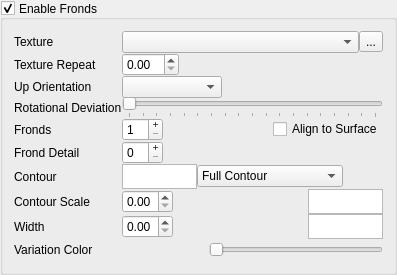
             <widget class="QGroupBox" name="check_EnableFronds">
              <property name="toolTip">
               <string>&lt;html&gt;&lt;head/&gt;&lt;body&gt;&lt;p&gt;If checked fronds will be generated along the branch. Fronds can be used to represent single leaves or entire leafcards. The latter make it easy to add lots of detail to a tree with as few polygons as possible, as all the detail is in the texture.&lt;/p&gt;&lt;/body&gt;&lt;/html&gt;</string>
              </property>
              <property name="title">
               <string>Enable Fronds</string>
              </property>
              <property name="alignment">
               <set>Qt::AlignLeading|Qt::AlignLeft|Qt::AlignVCenter</set>
              </property>
              <property name="flat">
               <bool>true</bool>
              </property>
              <property name="checkable">
               <bool>true</bool>
              </property>
              <layout class="QVBoxLayout" name="verticalLayout_15">
               <item>
                <widget class="QWidget" name="widgetFrondContent" native="true">
                 <layout class="QVBoxLayout" name="verticalLayout_12">
                  <property name="spacing">
                   <number>0</number>
                  </property>
                  <property name="margin">
                   <number>0</number>
                  </property>
                  <item>
                   <layout class="QGridLayout" name="gridLayout_13">
                    <item row="3" column="0">
                     <widget class="QLabel" name="label_50">
                      <property name="toolTip">
                       <string>How much each frond may deviate from its designated rotation around the branch.</string>
                      </property>
                      <property name="text">
                       <string>Rotational Deviation</string>
                      </property>
                     </widget>
                    </item>
                    <item row="2" column="0">
                     <widget class="QLabel" name="label_49">
                      <property name="toolTip">
                       <string>&lt;html&gt;&lt;head/&gt;&lt;body&gt;&lt;p&gt;Defines into which direction the fronds will be oriented.&lt;/p&gt;&lt;p&gt;Up: The fronds will always point upwards (if possible).&lt;/p&gt;&lt;p&gt;AlongBranch: If a branch has a parent branch, the fronds will orient into the grow direction of the parent branch.&lt;/p&gt;&lt;p&gt;OrthogonalToBranch: Same as AlongBranch, just rotated by 90 degree.&lt;/p&gt;&lt;p&gt;NOTE: Manually painted branches have a fixed up direction, that is defined by the painting plane they were created in.&lt;/p&gt;&lt;/body&gt;&lt;/html&gt;</string>
                      </property>
                      <property name="text">
                       <string>Up Orientation</string>
                      </property>
                     </widget>
                    </item>
                    <item row="2" column="1">
                     <layout class="QHBoxLayout" name="horizontalLayout">
                      <item>
                       <widget class="QComboBox" name="combo_FrondOrientation">
                        <property name="minimumSize">
                         <size>
                          <width>100</width>
                          <height>0</height>
                         </size>
                        </property>
                        <property name="toolTip">
                         <string>&lt;html&gt;&lt;head/&gt;&lt;body&gt;&lt;p&gt;Defines into which direction the fronds will be oriented.&lt;/p&gt;&lt;p&gt;Up: The fronds will always point upwards (if possible).&lt;/p&gt;&lt;p&gt;AlongBranch: If a branch has a parent branch, the fronds will orient into the grow direction of the parent branch.&lt;/p&gt;&lt;p&gt;OrthogonalToBranch: Same as AlongBranch, just rotated by 90 degree.&lt;/p&gt;&lt;p&gt;NOTE: Manually painted branches have a fixed up direction, that is defined by the painting plane they were created in.&lt;/p&gt;&lt;/body&gt;&lt;/html&gt;</string>
                        </property>
                       </widget>
                      </item>
                      <item>
                       <spacer name="horizontalSpacer_14">
                        <property name="orientation">
                         <enum>Qt::Horizontal</enum>
                        </property>
                        <property name="sizeHint" stdset="0">
                         <size>
                          <width>40</width>
                          <height>20</height>
                         </size>
                        </property>
                       </spacer>
                      </item>
                     </layout>
                    </item>
                    <item row="9" column="0">
                     <widget class="QLabel" name="label_59">
                      <property name="toolTip">
                       <string>How wide the frond will be. The slider allows to set a general width. The curve allows to specify the width factor along the branch. Both will be multiplied to determine the width at a specific point along the branch.</string>
                      </property>
                      <property name="text">
                       <string>Width</string>
                      </property>
                     </widget>
                    </item>
                    <item row="4" column="1">
                     <layout class="QHBoxLayout" name="horizontalLayout_11">
                      <item>
                       <widget class="QSpinBox" name="spin_Fronds">
                        <property name="toolTip">
                         <string>&lt;html&gt;&lt;head/&gt;&lt;body&gt;&lt;p&gt;How many fronds around the branch will be spawned. &lt;/p&gt;&lt;p&gt;For leaves usually one frond is enough. &lt;/p&gt;&lt;p&gt;For other details 2 or 3 fronds might be useful. &lt;/p&gt;&lt;p&gt;For a cactus one might want to use 8 or more fronds to represent the spikes.&lt;/p&gt;&lt;/body&gt;&lt;/html&gt;</string>
                        </property>
                        <property name="buttonSymbols">
                         <enum>QAbstractSpinBox::PlusMinus</enum>
                        </property>
                        <property name="minimum">
                         <number>1</number>
                        </property>
                        <property name="maximum">
                         <number>16</number>
                        </property>
                       </widget>
                      </item>
                      <item>
                       <spacer name="horizontalSpacer_7">
                        <property name="orientation">
                         <enum>Qt::Horizontal</enum>
                        </property>
                        <property name="sizeHint" stdset="0">
                         <size>
                          <width>40</width>
                          <height>20</height>
                         </size>
                        </property>
                       </spacer>
                      </item>
                      <item>
                       <widget class="QCheckBox" name="checkAlignFronds">
                        <property name="text">
                         <string>Align to Surface</string>
                        </property>
                       </widget>
                      </item>
                     </layout>
                    </item>
                    <item row="4" column="0">
                     <widget class="QLabel" name="label_58">
                      <property name="toolTip">
                       <string>&lt;html&gt;&lt;head/&gt;&lt;body&gt;&lt;p&gt;How many fronds around the branch will be spawned. &lt;/p&gt;&lt;p&gt;For leaves usually one frond is enough. &lt;/p&gt;&lt;p&gt;For other details 2 or 3 fronds might be useful. &lt;/p&gt;&lt;p&gt;For a cactus one might want to use 8 or more fronds to represent the spikes.&lt;/p&gt;&lt;/body&gt;&lt;/html&gt;</string>
                      </property>
                      <property name="text">
                       <string>Fronds</string>
                      </property>
                     </widget>
                    </item>
                    <item row="7" column="0">
                     <widget class="QLabel" name="label_55">
                      <property name="toolTip">
                       <string>&lt;html&gt;&lt;head/&gt;&lt;body&gt;&lt;p&gt;The contour describes the cross-section shape of the frond. The curve allows to paint this cross-section in detail.&lt;/p&gt;&lt;/body&gt;&lt;/html&gt;</string>
                      </property>
                      <property name="text">
                       <string>Contour</string>
                      </property>
                     </widget>
                    </item>
                    <item row="0" column="0">
                     <widget class="QLabel" name="label_61">
                      <property name="toolTip">
                       <string>The diffuse texture to be used by the fronds.</string>
                      </property>
                      <property name="text">
                       <string>Texture</string>
                      </property>
                     </widget>
                    </item>
                    <item row="9" column="1">
                     <layout class="QHBoxLayout" name="horizontalLayout_20">
                      <item>
                       <widget class="QDoubleSpinBox" name="SpinFrondWidth">
                        <property name="maximum">
                         <double>9.990000000000000</double>
                        </property>
                        <property name="singleStep">
                         <double>0.010000000000000</double>
                        </property>
                       </widget>
                      </item>
                      <item>
                       <spacer name="horizontalSpacer_55">
                        <property name="orientation">
                         <enum>Qt::Horizontal</enum>
                        </property>
                        <property name="sizeHint" stdset="0">
                         <size>
                          <width>40</width>
                          <height>20</height>
                         </size>
                        </property>
                       </spacer>
                      </item>
                      <item>
                       <widget class="qtCurveProperty" name="curve_FrondWidth">
                        <property name="maximumSize">
                         <size>
                          <width>75</width>
                          <height>25</height>
                         </size>
                        </property>
                        <property name="acceptDrops">
                         <bool>false</bool>
                        </property>
                        <property name="toolTip">
                         <string>How wide the frond will be. The slider allows to set a general width. The curve allows to specify the width factor along the branch. Both will be multiplied to determine the width at a specific point along the branch.</string>
                        </property>
                       </widget>
                      </item>
                     </layout>
                    </item>
                    <item row="10" column="0">
                     <widget class="QLabel" name="label_89">
                      <property name="toolTip">
                       <string>&lt;html&gt;&lt;head/&gt;&lt;body&gt;&lt;p&gt;The Variation Color is a color that the fronds may use instead of the diffuse color of their texture. Each frond has a random value how much it uses the texture color or the Variation Color. Thus each frond will look slightly different.&lt;/p&gt;&lt;p&gt;The Variation Color can be used to create brighter or darker variations of a leaf by selecting white or black.&lt;/p&gt;&lt;p&gt;By selecting roughly the color that the diffuse texture uses (e.g. green) slight variations of that color can be generated.&lt;/p&gt;&lt;p&gt;By selecting an entirely different color (e.g. red, when the diffuse texture is green) one can generate trees that look as if they are about to change their color (ie. for autumn).&lt;/p&gt;&lt;p&gt;&lt;br/&gt;The Variation Color is NOT meant to entirely change the trees color. Modify the texture instead for such changes.&lt;/p&gt;&lt;/body&gt;&lt;/html&gt;</string>
                      </property>
                      <property name="text">
                       <string>Variation Color</string>
                      </property>
                     </widget>
                    </item>
                    <item row="10" column="1">
                     <layout class="QHBoxLayout" name="horizontalLayout_61">
                      <item>
                       <widget class="QPushButton" name="button_FrondColor">
                        <property name="sizePolicy">
                         <sizepolicy hsizetype="Expanding" vsizetype="Fixed">
                          <horstretch>1</horstretch>
                          <verstretch>0</verstretch>
                         </sizepolicy>
                        </property>
                        <property name="toolTip">
                         <string>&lt;html&gt;&lt;head/&gt;&lt;body&gt;&lt;p&gt;The Variation Color is a color that the fronds may use instead of the diffuse color of their texture. Each frond has a random value how much it uses the texture color or the Variation Color. Thus each frond will look slightly different.&lt;/p&gt;&lt;p&gt;The Variation Color can be used to create brighter or darker variations of a leaf by selecting white or black.&lt;/p&gt;&lt;p&gt;By selecting roughly the color that the diffuse texture uses (e.g. green) slight variations of that color can be generated.&lt;/p&gt;&lt;p&gt;By selecting an entirely different color (e.g. red, when the diffuse texture is green) one can generate trees that look as if they are about to change their color (ie. for autumn).&lt;/p&gt;&lt;p&gt;&lt;br/&gt;The Variation Color is NOT meant to entirely change the trees color. Modify the texture instead for such changes.&lt;/p&gt;&lt;/body&gt;&lt;/html&gt;</string>
                        </property>
                        <property name="text">
                         <string/>
                        </property>
                        <property name="flat">
                         <bool>true</bool>
                        </property>
                       </widget>
                      </item>
                      <item>
                       <widget class="QSlider" name="sliderFrondAlpha">
                        <property name="sizePolicy">
                         <sizepolicy hsizetype="Expanding" vsizetype="Fixed">
                          <horstretch>2</horstretch>
                          <verstretch>0</verstretch>
                         </sizepolicy>
                        </property>
                        <property name="maximumSize">
                         <size>
                          <width>16777215</width>
                          <height>16777215</height>
                         </size>
                        </property>
                        <property name="maximum">
                         <number>255</number>
                        </property>
                        <property name="orientation">
                         <enum>Qt::Horizontal</enum>
                        </property>
                       </widget>
                      </item>
                     </layout>
                    </item>
                    <item row="0" column="1">
                     <layout class="QHBoxLayout" name="horizontalLayout_18">
                      <item>
                       <widget class="QComboBox" name="ComboFrondTexture">
                        <property name="insertPolicy">
                         <enum>QComboBox::InsertAtBottom</enum>
                        </property>
                       </widget>
                      </item>
                      <item>
                       <widget class="QToolButton" name="tb_SelectFrondTexture">
                        <property name="toolTip">
                         <string>Select the diffuse texture.</string>
                        </property>
                        <property name="text">
                         <string>...</string>
                        </property>
                       </widget>
                      </item>
                     </layout>
                    </item>
                    <item row="7" column="1">
                     <layout class="QHBoxLayout" name="horizontalLayout_22">
                      <item>
                       <widget class="qtCurveProperty" name="curve_FrondContour">
                        <property name="maximumSize">
                         <size>
                          <width>75</width>
                          <height>25</height>
                         </size>
                        </property>
                        <property name="acceptDrops">
                         <bool>false</bool>
                        </property>
                        <property name="toolTip">
                         <string>&lt;html&gt;&lt;head/&gt;&lt;body&gt;&lt;p&gt;The contour describes the cross-section shape of the frond. The curve allows to paint this cross-section in detail.&lt;/p&gt;&lt;/body&gt;&lt;/html&gt;</string>
                        </property>
                       </widget>
                      </item>
                      <item>
                       <widget class="QComboBox" name="combo_FrondContourMode">
                        <property name="toolTip">
                         <string>&lt;html&gt;&lt;head/&gt;&lt;body&gt;&lt;p&gt;&amp;quot;Full Contour&amp;quot; means the contour-curve describes the complete cross-section. &lt;/p&gt;&lt;p&gt;&amp;quot;Mirrored&amp;quot; means the curve only describes half the contour (on one side of the branch), on the other side the mirrored shape is used. &lt;/p&gt;&lt;p&gt;&amp;quot;Mirrored inverted&amp;quot; is similar to &amp;quot;Mirrored&amp;quot; but the contour will also be flipped.&lt;/p&gt;&lt;/body&gt;&lt;/html&gt;</string>
                        </property>
                        <item>
                         <property name="text">
                          <string extracomment="The contour curve describes the entire frond shape.">Full Contour</string>
                         </property>
                        </item>
                        <item>
                         <property name="text">
                          <string extracomment="The contour curve describes half the frond shape. The other half is mirrored.">Mirrored</string>
                         </property>
                        </item>
                        <item>
                         <property name="text">
                          <string extracomment="The contour curve describes the half frond shape. The other half is mirrored and inverted.">Mirrored and Inverted</string>
                         </property>
                        </item>
                       </widget>
                      </item>
                      <item>
                       <spacer name="horizontalSpacer_17">
                        <property name="orientation">
                         <enum>Qt::Horizontal</enum>
                        </property>
                        <property name="sizeHint" stdset="0">
                         <size>
                          <width>40</width>
                          <height>20</height>
                         </size>
                        </property>
                       </spacer>
                      </item>
                     </layout>
                    </item>
                    <item row="8" column="0">
                     <widget class="QLabel" name="label_60">
                      <property name="toolTip">
                       <string>How prominent the contour will be. The slider allows to set the general scale of the contour, the curve allows to modify it along the branch. Both values are multiplied to determine the contour scale at a specifc point along the branch.</string>
                      </property>
                      <property name="text">
                       <string>Contour Scale</string>
                      </property>
                     </widget>
                    </item>
                    <item row="8" column="1">
                     <layout class="QHBoxLayout" name="horizontalLayout_21">
                      <item>
                       <widget class="QDoubleSpinBox" name="SpinFrondHeight">
                        <property name="maximum">
                         <double>9.990000000000000</double>
                        </property>
                        <property name="singleStep">
                         <double>0.010000000000000</double>
                        </property>
                       </widget>
                      </item>
                      <item>
                       <spacer name="horizontalSpacer_54">
                        <property name="orientation">
                         <enum>Qt::Horizontal</enum>
                        </property>
                        <property name="sizeHint" stdset="0">
                         <size>
                          <width>40</width>
                          <height>20</height>
                         </size>
                        </property>
                       </spacer>
                      </item>
                      <item>
                       <widget class="qtCurveProperty" name="curve_FrondHeight">
                        <property name="maximumSize">
                         <size>
                          <width>75</width>
                          <height>25</height>
                         </size>
                        </property>
                        <property name="acceptDrops">
                         <bool>false</bool>
                        </property>
                        <property name="toolTip">
                         <string>How prominent the contour will be. The slider allows to set the general scale of the contour, the curve allows to modify it along the branch. Both values are multiplied to determine the contour scale at a specifc point along the branch.</string>
                        </property>
                       </widget>
                      </item>
                     </layout>
                    </item>
                    <item row="6" column="0">
                     <widget class="QLabel" name="label_57">
                      <property name="toolTip">
                       <string>&lt;html&gt;&lt;head/&gt;&lt;body&gt;&lt;p&gt;How often the frond mesh will be subdivided. The more it is sub-divided the more detailed contours are possible. For simple leaves a frond detail of 0 will do. For palm tree fronds more detail is necessary.&lt;/p&gt;&lt;/body&gt;&lt;/html&gt;</string>
                      </property>
                      <property name="text">
                       <string>Frond Detail</string>
                      </property>
                     </widget>
                    </item>
                    <item row="6" column="1">
                     <layout class="QHBoxLayout" name="horizontalLayout_25">
                      <item>
                       <widget class="QSpinBox" name="spin_FrondDetail">
                        <property name="toolTip">
                         <string>&lt;html&gt;&lt;head/&gt;&lt;body&gt;&lt;p&gt;How often the frond mesh will be subdivided. The more it is sub-divided the more detailed contours are possible. For simple leaves a frond detail of 0 will do. For palm tree fronds more detail is necessary.&lt;/p&gt;&lt;/body&gt;&lt;/html&gt;</string>
                        </property>
                        <property name="buttonSymbols">
                         <enum>QAbstractSpinBox::PlusMinus</enum>
                        </property>
                        <property name="minimum">
                         <number>0</number>
                        </property>
                        <property name="maximum">
                         <number>32</number>
                        </property>
                       </widget>
                      </item>
                      <item>
                       <spacer name="horizontalSpacer_19">
                        <property name="orientation">
                         <enum>Qt::Horizontal</enum>
                        </property>
                        <property name="sizeHint" stdset="0">
                         <size>
                          <width>40</width>
                          <height>20</height>
                         </size>
                        </property>
                       </spacer>
                      </item>
                     </layout>
                    </item>
                    <item row="3" column="1">
                     <widget class="QSlider" name="slider_FrondRotation">
                      <property name="toolTip">
                       <string>How much each frond may deviate from its designated rotation around the branch.</string>
                      </property>
                      <property name="maximum">
                       <number>180</number>
                      </property>
                      <property name="orientation">
                       <enum>Qt::Horizontal</enum>
                      </property>
                      <property name="tickPosition">
                       <enum>QSlider::TicksBelow</enum>
                      </property>
                      <property name="tickInterval">
                       <number>10</number>
                      </property>
                     </widget>
                    </item>
                    <item row="1" column="0">
                     <widget class="QLabel" name="label_93">
                      <property name="toolTip">
                       <string>&lt;html&gt;&lt;head/&gt;&lt;body&gt;&lt;p&gt;Specifies at which interval to repeat the frond texture. This is an absolute distance value, e.g. &amp;quot;1.0&amp;quot; means the texture is repeated every meter. &amp;quot;2.0&amp;quot; means it is repeated every two meters, thus stretching it stronger. A value of 0.0 means that the texture will not be repeated, at all, and instead will stretch across the entire branch, independent of how long it is.&lt;/p&gt;&lt;/body&gt;&lt;/html&gt;</string>
                      </property>
                      <property name="text">
                       <string>Texture Repeat</string>
                      </property>
                     </widget>
                    </item>
                    <item row="1" column="1">
                     <layout class="QHBoxLayout" name="horizontalLayout_63">
                      <item>
                       <widget class="QDoubleSpinBox" name="spinFrondTextureRepeat">
                        <property name="toolTip">
                         <string>&lt;html&gt;&lt;head/&gt;&lt;body&gt;&lt;p&gt;Specifies at which interval to repeat the frond texture. This is an absolute distance value, e.g. &amp;quot;1.0&amp;quot; means the texture is repeated every meter. &amp;quot;2.0&amp;quot; means it is repeated every two meters, thus stretching it stronger. A value of 0.0 means that the texture will not be repeated, at all, and instead will stretch across the entire branch, independent of how long it is.&lt;/p&gt;&lt;/body&gt;&lt;/html&gt;</string>
                        </property>
                        <property name="singleStep">
                         <double>0.100000000000000</double>
                        </property>
                       </widget>
                      </item>
                      <item>
                       <spacer name="horizontalSpacer_48">
                        <property name="orientation">
                         <enum>Qt::Horizontal</enum>
                        </property>
                        <property name="sizeHint" stdset="0">
                         <size>
                          <width>40</width>
                          <height>20</height>
                         </size>
                        </property>
                       </spacer>
                      </item>
                     </layout>
                    </item>
                   </layout>
                  </item>
                 </layout>
                </widget>
               </item>
              </layout>
             </widget>
